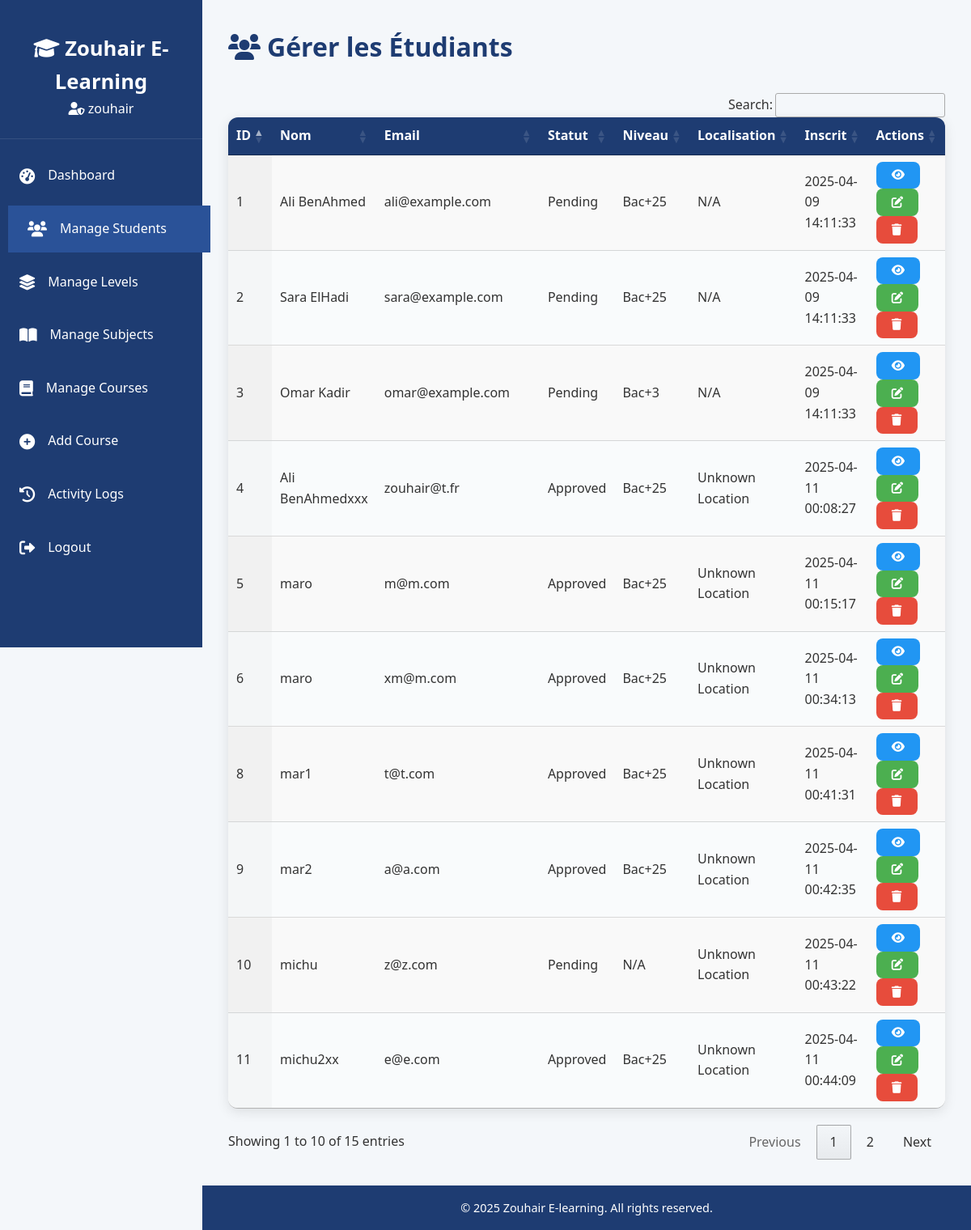
The app's page /admin/manage_students.php (signed in) with its own data.
### tables this page shows
CREATE TABLE `students` (
  `id` int(11) NOT NULL,
  `full_name` varchar(100) NOT NULL,
  `email` varchar(100) NOT NULL,
  `password` varchar(255) NOT NULL,
  `status` enum('pending','approved','rejected') DEFAULT 'pending',
  `device_id` varchar(36) NOT NULL,
  `device_name` varchar(255) DEFAULT NULL,
  `latitude` decimal(10,8) DEFAULT NULL,
  `longitude` decimal(11,8) DEFAULT NULL,
  `level_id` int(11) DEFAULT NULL,
  `created_at` datetime DEFAULT current_timestamp()
);

CREATE TABLE `levels` (
  `id` int(11) NOT NULL,
  `name` varchar(50) NOT NULL,
  `description` text DEFAULT NULL,
  `created_at` datetime DEFAULT current_timestamp()
);

### admin/manage_students.php (the view, shortened to what this page needs)
<?php
require_once '../includes/db_connect.php';
function getLocationName($lat, $lon) {
    if (!$lat || !$lon) return 'N/A';
    $url = "https://nominatim.openstreetmap.org/reverse?lat=$lat&lon=$lon&format=json&zoom=16&addressdetails=1";
    $ch = curl_init();
    $response = curl_exec($ch);
    return 'Unknown Location';
}
$students = $db->query("SELECT s.*, l.name AS level_name FROM students s LEFT JOIN levels l ON s.level_id = l.id ORDER BY s.created_at DESC");
?>
<!DOCTYPE html>
<html lang="fr">
<head>
    <link rel="stylesheet" href="../assets/css/admin.css">
    <link rel="stylesheet" href="https://cdn.datatables.net/1.11.5/css/jquery.dataTables.min.css">
    <link rel="stylesheet" href="https://cdnjs.cloudflare.com/ajax/libs/font-awesome/6.0.0-beta3/css/all.min.css">
</head>
<body>
    <?php include '../includes/header.php'; ?>
    <main class="dashboard">
        <h1><i class="fas fa-users"></i> Gérer les Étudiants</h1>
        <table id="studentsTable" class="display">
            <thead>
                <tr>
                    <th>ID</th>
                    <th>Nom</th>
                    <th>Email</th>
                    <th>Statut</th>
                    <th>Niveau</th>
                     <th>Localisation</th>
                    <th>Inscrit</th>
                    <th>Actions</th>
                </tr>
            </thead>
            <tbody>
                <?php while ($student = $students->fetch_assoc()): ?>
                    <tr>
                        <td><?php echo $student['id']; ?></td>
                        <td><?php echo htmlspecialchars($student['full_name']); ?></td>
                        <td><?php echo htmlspecialchars($student['email']); ?></td>
                        <td><?php echo ucfirst($student['status']); ?></td>
                        <td><?php echo $student['level_name'] ? htmlspecialchars($student['level_name']) : 'N/A'; ?></td>
                         <td><?php echo htmlspecialchars(getLocationName($student['latitude'], $student['longitude'])); ?></td>
                        <td><?php echo $student['created_at']; ?></td>
                        <td>
                            <a href="view_student.php?id=<?php echo $student['id']; ?>" class="btn-action view" title="Voir"><i class="fas fa-eye"></i></a>
                            <a href="edit_student.php?id=<?php echo $student['id']; ?>" class="btn-action edit" title="Modifier"><i class="fas fa-edit"></i></a>
                            <a href="?delete=1&id=<?php echo $student['id']; ?>" class="btn-action delete" onclick="return confirm('Êtes-vous sûr ?');" title="Supprimer"><i class="fas fa-trash"></i></a>
                        </td>
                    </tr>
                <?php endwhile; ?>
            </tbody>
        </table>
    </main>
    <?php include '../includes/footer.php'; ?>
</body>
</html>

### includes/header.php (shortened to what this page needs)
<?php
require_once '../includes/db_connect.php';
$admin_id = $_SESSION['admin_id'];
$admin = $db->query("SELECT username FROM admins WHERE id = $admin_id")->fetch_assoc();
$admin_name = $admin ? htmlspecialchars($admin['username']) : 'Admin';
?>
<!DOCTYPE html>
<html lang="en">
<head>
    <link rel="stylesheet" href="../assets/css/admin.css">
    <link rel="stylesheet" href="https://cdn.datatables.net/1.11.5/css/jquery.dataTables.min.css">
    <link rel="stylesheet" href="https://cdnjs.cloudflare.com/ajax/libs/font-awesome/6.0.0-beta3/css/all.min.css">
</head>
<body>
    <aside class="sidebar">
        <div class="sidebar-header">
            <h2><i class="fas fa-graduation-cap"></i> Zouhair E-Learning</h2>
            <p class="admin-name"><i class="fas fa-user-shield"></i> <?php echo $admin_name; ?></p>
        </div>
        <nav class="sidebar-nav">
            <ul>
                <li><a href="../admin/dashboard.php" <?php echo basename($_SERVER['PHP_SELF']) == 'dashboard.php' ? 'class="active"' : ''; ?>><i class="fas fa-tachometer-alt"></i> <span>Dashboard</span></a></li>
                <li><a href="../admin/manage_students.php" <?php echo basename($_SERVER['PHP_SELF']) == 'manage_students.php' ? 'class="active"' : ''; ?>><i class="fas fa-users"></i> <span>Manage Students</span></a></li>
                <li><a href="../admin/manage_levels.php" <?php echo basename($_SERVER['PHP_SELF']) == 'manage_levels.php' ? 'class="active"' : ''; ?>><i class="fas fa-layer-group"></i> <span>Manage Levels</span></a></li>
                <li><a href="../admin/manage_subjects.php" <?php echo basename($_SERVER['PHP_SELF']) == 'manage_subjects.php' ? 'class="active"' : ''; ?>><i class="fas fa-book-open"></i> <span>Manage Subjects</span></a></li>
                <li><a href="../admin/manage_courses.php" <?php echo basename($_SERVER['PHP_SELF']) == 'manage_courses.php' ? 'class="active"' : ''; ?>><i class="fas fa-book"></i> <span>Manage Courses</span></a></li>
                <li><a href="../admin/add_course.php" <?php echo basename($_SERVER['PHP_SELF']) == 'add_course.php' ? 'class="active"' : ''; ?>><i class="fas fa-plus-circle"></i> <span>Add Course</span></a></li>
                <li><a href="../admin/activity_logs.php" <?php echo basename($_SERVER['PHP_SELF']) == 'activity_logs.php' ? 'class="active"' : ''; ?>><i class="fas fa-history"></i> <span>Activity Logs</span></a></li>
                <li><a href="../admin/logout.php"><i class="fas fa-sign-out-alt"></i> <span>Logout</span></a></li>
            </ul>
        </nav>
    </aside>
    <div class="main-content">

### assets/css/admin.css (style rules this page uses)
* { margin: 0; padding: 0; box-sizing: border-box; font-family: 'Segoe UI', Tahoma, Geneva, Verdana, sans-serif; }
body { background: #f4f7fa; color: #333; line-height: 1.6; overflow-x: hidden; }
.sidebar { position: fixed; top: 0; left: 0; width: 250px; height: 100vh; background: #1e3c72; color: #fff; padding: 1rem 0; transition: transform 0.3s ease; z-index: 1000; }
.sidebar-header { padding: 1.5rem; text-align: center; border-bottom: 1px solid rgba(255, 255, 255, 0.1); }
.sidebar-header h2 { font-size: 1.6rem; font-weight: 600; }
.sidebar-nav ul { list-style: none; margin-top: 1rem; }
.sidebar-nav li { margin: 0.5rem 0; }
.sidebar-nav a { display: flex; align-items: center; padding: 1rem 1.5rem; color: #fff; text-decoration: none; transition: all 0.3s ease; }
.sidebar-nav a:hover, .sidebar-nav a.active { background: #2a5298; transform: translateX(10px); }
.sidebar-nav i { margin-right: 1rem; font-size: 1.2rem; }
.main-content { margin-left: 250px; padding: 2rem; min-height: 100vh; background: #f4f7fa; transition: margin-left 0.3s ease; }
.dashboard h1 { font-size: 2rem; margin-bottom: 2rem; color: #1e3c72; display: flex; align-items: center; gap: 0.5rem; }
.display { width: 100%; border-collapse: collapse; background: #fff; border-radius: 12px; overflow: hidden; box-shadow: 0 4px 15px rgba(0, 0, 0, 0.1); }
.display thead { background: #1e3c72; color: #fff; }
.display th, .display td { padding: 1rem; text-align: left; }
.display tbody tr:nth-child(even) { background: #f9fbfc; }
.display.dataTable { margin-bottom: 1rem; }
.btn-action { display: inline-flex; align-items: center; gap: 0.5rem; padding: 0.6rem 1.2rem; border-radius: 8px; text-decoration: none; font-size: 0.9rem; transition: all 0.3s ease; cursor: pointer; }
.btn-action.view { background: #2196f3; color: #fff; }
.btn-action.edit { background: #4caf50; color: #fff; }
.btn-action.delete { background: #e74c3c; color: #fff; }
.sidebar-nav a::before { content: ""; position: absolute; left: 0; top: 0; height: 100%; width: 0; background: rgba(255, 255, 255, 0.1); transition: width 0.3s ease; }
.btn-action i { transition: transform 0.3s ease; }

### records on screen
students: id "11", full_name "michu2xx", email "e@e.com", status "Approved", level.name "Bac+25", latitude+longitude "Unknown Location", created_at "2025-04-11 00:44:09"
students: id "10", full_name "michu", email "z@z.com", status "Pending", shows "N/A", latitude+longitude "Unknown Location", created_at "2025-04-11 00:43:22"
students: id "9", full_name "mar2", email "a@a.com", status "Approved", level.name "Bac+25", latitude+longitude "Unknown Location", created_at "2025-04-11 00:42:35"
students: id "8", full_name "mar1", email "t@t.com", status "Approved", level.name "Bac+25", latitude+longitude "Unknown Location", created_at "2025-04-11 00:41:31"
students: id "6", full_name "maro", email "xm@m.com", status "Approved", level.name "Bac+25", latitude+longitude "Unknown Location", created_at "2025-04-11 00:34:13"
students: id "5", full_name "maro", email "m@m.com", status "Approved", level.name "Bac+25", latitude+longitude "Unknown Location", created_at "2025-04-11 00:15:17"
students: id "4", full_name "Ali BenAhmedxxx", email "zouhair@t.fr", status "Approved", level.name "Bac+25", latitude+longitude "Unknown Location", created_at "2025-04-11 00:08:27"
students: id "1", full_name "Ali BenAhmed", email "ali@example.com", status "Pending", level.name "Bac+25", latitude+longitude "N/A", created_at "2025-04-09 14:11:33"
students: id "2", full_name "Sara ElHadi", email "sara@example.com", status "Pending", level.name "Bac+25", latitude+longitude "N/A", created_at "2025-04-09 14:11:33"
students: id "3", full_name "Omar Kadir", email "omar@example.com", status "Pending", level.name "Bac+3", latitude+longitude "N/A", created_at "2025-04-09 14:11:33"

### other values on screen
$admin_name "zouhair"
